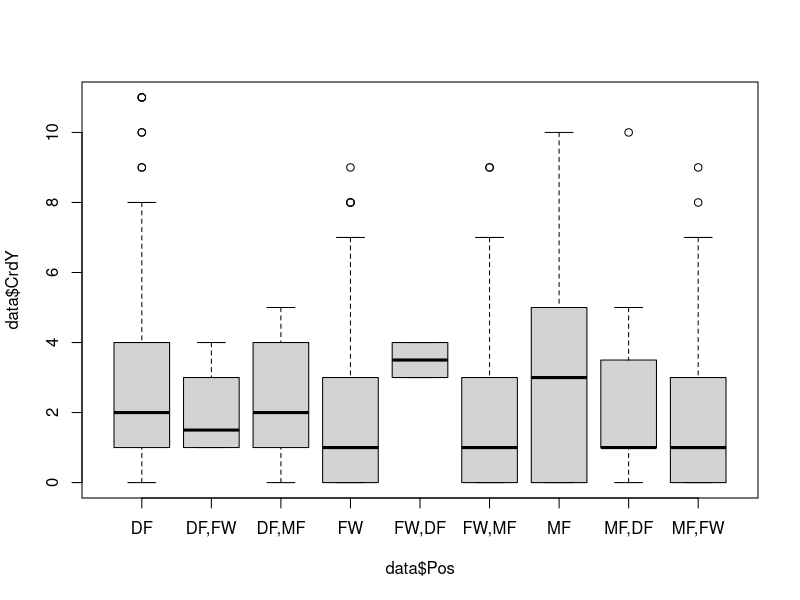

This chart was generated by the following R code: (Note: this script raises an error after producing the figure.)
library(magrittr)
library(dplyr)
library(tidyverse)
library(ggplot2)

data <- read.csv("Football_Player_Stats.csv", header = T, sep=",")
str(data)

data$Pos <- ordered(factor(data$Pos, levels=(c("DF","DF,FW", "DF,MF","FW",
                                               "FW,DF","FW,MF","MF","MF,DF","MF,FW"))))

# Which position players get the most YELLOW cards?
# our k distincs groups are positions, categorical-nominal variable is
# position

# We are interested in comparing the mean YCards according to positions
# to see whether they're all equal.

# MEANS

data <- na.omit(data)
pos.means <- tapply(data$CrdY, INDEX = data$Pos, FUN = mean)
pos.means
# BOXPLOT

boxplot(data$CrdY~data$Pos)
points(1:10,pos.means, pch= 4, cex=1.5)

ggplot(data,aes(x=data$Pos, y= data$CrdY, color = data$Pos))+
  geom_boxplot(width = 0.5, lwd=1)+
  theme_minimal()+
  stat_summary(fun="mean", color="red", shape=4)+
  labs(x= "Positions",
       y= "The Yellow Cards ",
       title = "Boxplot for Each Position", color = "Pos")

# EXAMINING EQUALITY OF VARIANCES

pos.sds <- tapply(data$CrdY, INDEX = data$Pos, FUN = sd)
pos.sds

max(pos.sds)/min(pos.sds)


# NORMALITY

pos.meancen <- data$CrdY - pos.means[as.numeric(data$Pos)]
pos.meancen

qqnorm(pos.meancen, main = "Normal QQ Plot of Residuals")
qqline(pos.meancen)
# Non parametric
# Building ANOVA Table

pos.anova <- aov(CrdY ~ Pos, data=data)
summary(pos.anova)
6.642/495

# We have a very small p value, so we can say that the 
# mean Yellow card are the same for the different positions.



# Perform one-way ANOVA
result <- aov(CrdY ~ Pos, data = data)
# Print the ANOVA table
summary(result)
# Get the means for each position
means <- aggregate(CrdY  ~ Pos, data = data, FUN = mean)
# Find the position with the highest mean card count
position_with_most_cards <- means$Pos[which.max(means$CrdY)]
# Print the position with the most cards
print(position_with_most_cards)
